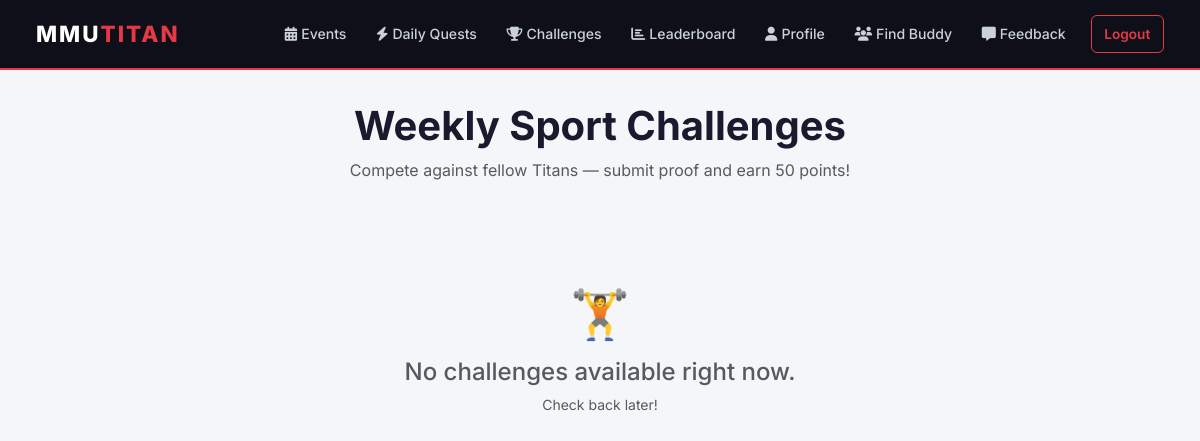
Before: /challenges (signed in) with the older database file.
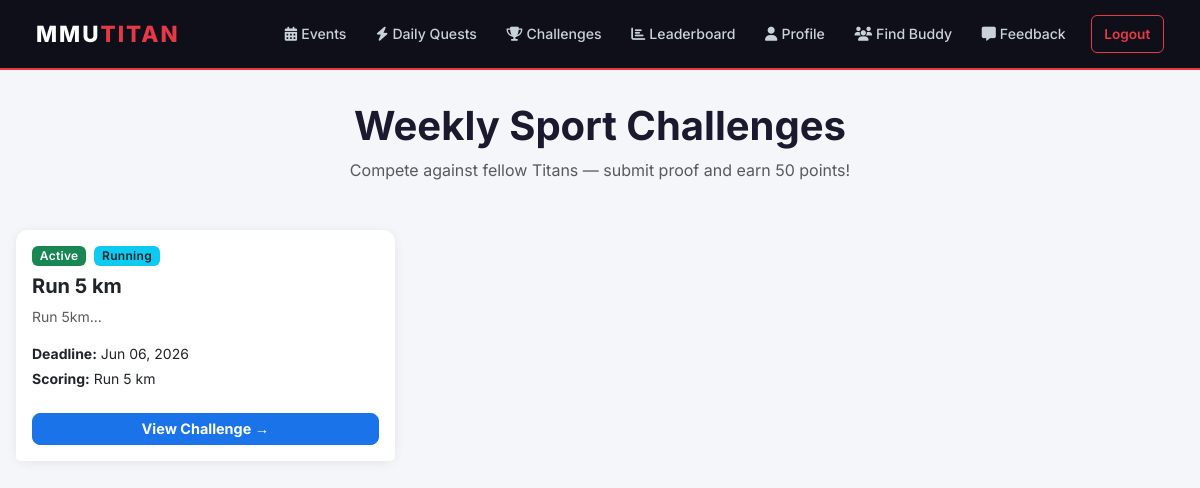
After: the same page with the newer database file.
### mmutitan/models.py (models this page shows)
class Challenge(db.Model):
    id = db.Column(db.Integer, primary_key=True)
    title = db.Column(db.String(100), nullable=False)
    description = db.Column(db.Text, nullable=False)
    sport_category = db.Column(db.String(50), nullable=False)
    deadline = db.Column(db.DateTime, nullable=False)
    scoring_criteria = db.Column(db.String(100), nullable=False)
    is_closed = db.Column(db.Boolean, default=False)
    submissions = db.relationship('Submission', backref='challenge_ref', lazy=True, cascade="all, delete-orphan")

### mmutitan/app.py (the view)
    @app.route('/challenges')
    @login_required
    def student_challenges():
        challenges = Challenge.query.all()
        return render_template('student_challenges.html',
                               title='Weekly Challenges', challenges=challenges)

### mmutitan/models.py (called while the page is built)
@login_manager.user_loader
def load_user(user_id):
    return User.query.get(int(user_id))

### mmutitan/templates/student_challenges.html
{% extends "base.html" %}
{% block content %}
<div class="text-center mb-5">
    <h1 class="fw-bold">Weekly Sport Challenges</h1>
    <p class="text-muted">Compete against fellow Titans — submit proof and earn 50 points!</p>
</div>
<div class="row g-3">
    {% if challenges %}
    {% for challenge in challenges %}
    <div class="col-md-4">
        <div class="card h-100">
            <div class="card-body">
                <div class="d-flex gap-2 mb-2">
                    {% if challenge.is_closed %}
                    <span class="badge bg-danger">Closed</span>
                    {% else %}
                    <span class="badge bg-success">Active</span>
                    {% endif %}
                    <span class="badge bg-info text-dark">{{ challenge.sport_category }}</span>
                </div>
                <h5 class="fw-bold mt-1">{{ challenge.title }}</h5>
                <p class="text-muted small mb-3">{{ challenge.description[:100] }}...</p>
                <p class="small mb-1"><strong>Deadline:</strong> {{ challenge.deadline.strftime('%b %d, %Y') }}</p>
                <p class="small mb-0"><strong>Scoring:</strong> {{ challenge.scoring_criteria }}</p>
            </div>
            <div class="card-footer bg-white border-0 pb-3">
                <a href="{{ url_for('challenge_detail', challenge_id=challenge.id) }}"
                   class="btn btn-primary w-100 btn-sm fw-bold">
                    View Challenge →
                </a>
            </div>
        </div>
    </div>
    {% endfor %}
    {% else %}
    <div class="col-12 text-center py-5">
        <div style="font-size:3rem;">🏋️</div>
        <h4 class="text-muted mt-2">No challenges available right now.</h4>
        <p class="text-muted small">Check back later!</p>
    </div>
    {% endif %}
</div>
{% endblock %}

Changed rows visible on the page:
added Challenge: is_closed "Active", sport_category "Running", title "Run 5 km", description "Run 5km", deadline "Jun 06, 2026", scoring_criteria "Run 5 km"
Other visible differences:
text no longer shown: "🏋️ No challenges available right now. Check back later!"
